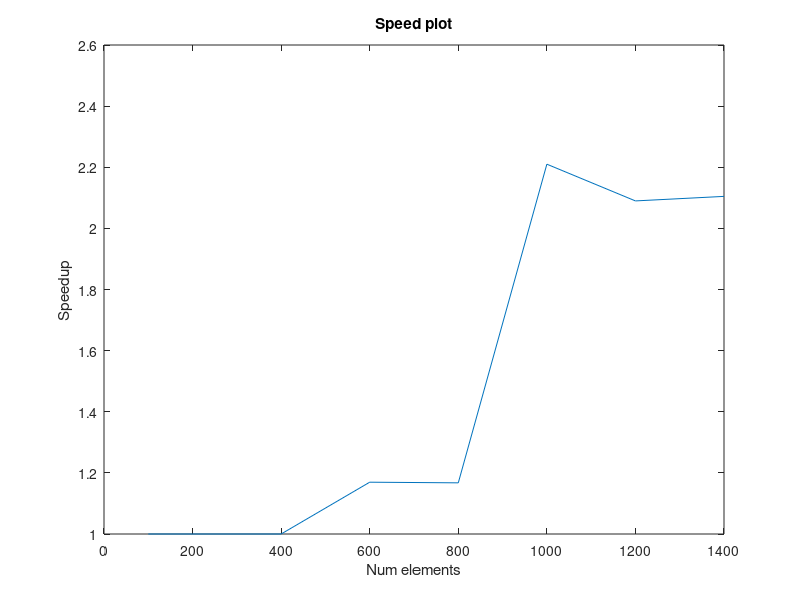
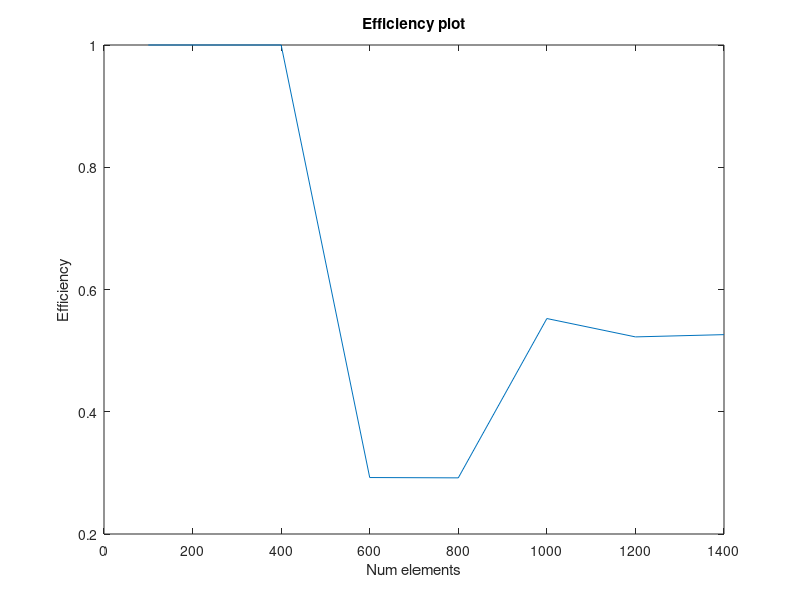

Write the MATLAB code that produced these figures, in order.
% Timing array:
% Rows: num fish
% Columns: num processors.


timing = [
0.0123180002  0.0123180002
0.5687389988  0.5687389988
2.4870360009  2.1265500002
5.8614530005  5.0209519994
13.2836399991 6.0105939992
23.6162660010 11.3004159983
40.4612520002 19.2244499996
];

nprocs = [1 1 4 4 4 4 4]; 
nelements = [100 400 600 800 1000 1200 1400];

for i = 1:length(nelements)
   speedup(:,i) = timing(i,1) ./ timing(i,2);
   efficiency(:,i) = speedup(:,i)/nprocs(i);
end

% Possible plots:
figure(1)
plot(nelements,speedup)
title('Speed plot')
xlabel('Num elements') 
ylabel('Speedup')

figure(2)
plot(nelements,efficiency)
title('Efficiency plot')
xlabel('Num elements') 
ylabel('Efficiency')

